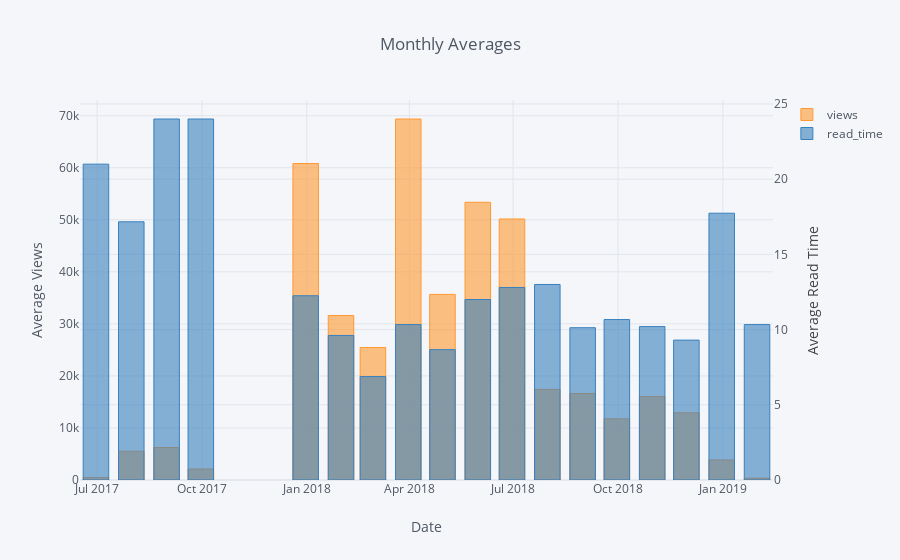

The code cell stored with this chart in its notebook:
### Markdown cell above
If we want to put two very different ranges on the same graph, we can just use a secondary y-axis.

### Code cell
df2 = df[['views', 'read_time',
          'published_date']].set_index('published_date').resample('M').mean()

df2.iplot(
    kind='bar',
    xTitle='Date',
    secondary_y='read_time',
    secondary_y_title='Average Read Time',
    yTitle='Average Views',
    title='Monthly Averages')

### Figure 1 — Plotly figure (JSON) as saved in the notebook; plotly's stock layout.template omitted (floating-point values rounded to 4 significant figures)
{"data": [{"marker": {"color": "rgba(255, 153, 51, 0.6)", "line": {"color": "rgba(255, 153, 51, 1.0)", "width": 1}}, "name": "views", "orientation": "v", "text": "", "type": "bar", "uid": "646dae2d-6fd9-4c22-8f70-18069d712ef5", "x": ["2017-06-30", "2017-07-31", "2017-08-31", "2017-09-30", "2017-10-31", "2017-11-30", "2017-12-31", "2018-01-31", "2018-02-28", "2018-03-31", "2018-04-30", "2018-05-31", "2018-06-30", "2018-07-31", "2018-08-31", "2018-09-30", "2018-10-31", "2018-11-30", "2018-12-31", "2019-01-31"], "y": [463.7, 5521.0, 6243.0, 2113, "", "", 60820.0, 31620.0, 25460.0, 69370.0, 35670.0, 53370.0, 50160.0, 17410, 16620.0, 11760.0, 16040.0, 12920.0, 3845.0, 354.3]}, {"marker": {"color": "rgba(55, 128, 191, 0.6)", "line": {"color": "rgba(55, 128, 191, 1.0)", "width": 1}}, "name": "read_time", "orientation": "v", "text": "", "type": "bar", "uid": "1aaa7eb4-6f65-46fa-bf1e-91346ad48466", "x": ["2017-06-30", "2017-07-31", "2017-08-31", "2017-09-30", "2017-10-31", "2017-11-30", "2017-12-31", "2018-01-31", "2018-02-28", "2018-03-31", "2018-04-30", "2018-05-31", "2018-06-30", "2018-07-31", "2018-08-31", "2018-09-30", "2018-10-31", "2018-11-30", "2018-12-31", "2019-01-31"], "xaxis": "x", "y": [21, 17.17, 24, 24, "", "", 12.25, 9.611, 6.875, 10.33, 8.667, 12, 12.8, 13, 10.12, 10.67, 10.2, 9.3, 17.74, 10.33], "yaxis": "y2"}], "layout": {"legend": {"bgcolor": "#F5F6F9", "font": {"color": "#4D5663"}}, "paper_bgcolor": "#F5F6F9", "plot_bgcolor": "#F5F6F9", "title": {"font": {"color": "#4D5663"}, "text": "Monthly Averages"}, "xaxis": {"gridcolor": "#E1E5ED", "showgrid": true, "tickfont": {"color": "#4D5663"}, "title": {"font": {"color": "#4D5663"}, "text": "Date"}, "zerolinecolor": "#E1E5ED"}, "yaxis": {"gridcolor": "#E1E5ED", "showgrid": true, "tickfont": {"color": "#4D5663"}, "title": {"font": {"color": "#4D5663"}, "text": "Average Views"}, "zerolinecolor": "#E1E5ED"}, "yaxis2": {"anchor": "x", "gridcolor": "#E1E5ED", "overlaying": "y", "showgrid": true, "side": "right", "tickfont": {"color": "#4D5663"}, "title": {"text": "Average Read Time"}, "zerolinecolor": "#E1E5ED"}}}
